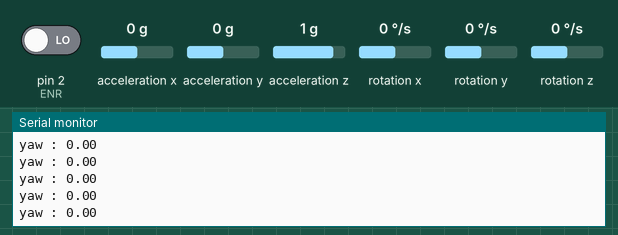
This sketch was run on a simulated Arduino Uno, built with avr-gcc and run on an emulated ATmega328P. Parts: the last lines printed to the serial monitor. Inputs (shaded band) come from the test bench; at power-on: rotation z 0 °/s, pin 2 (ENR) LOW, acceleration x 0 g, acceleration y 0 g, acceleration z 1 g, rotation x 0 °/s, rotation y 0 °/s.

Above: at 3.2 s.
3.3 s: rotation z set to 100 °/s
At 4.2 s:
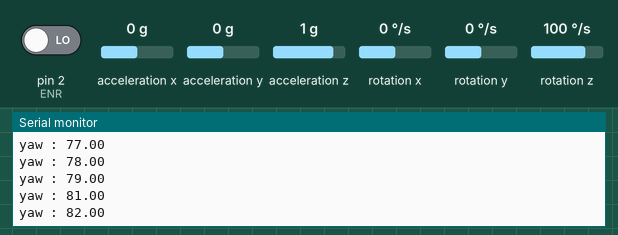
6.3 s: rotation z set to -192 °/s
At 7.1 s:
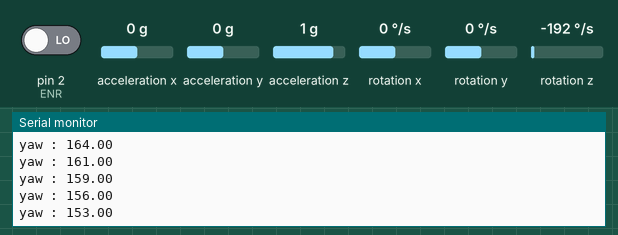
7.8 s: rotation z set to 0 °/s
At 8.8 s:
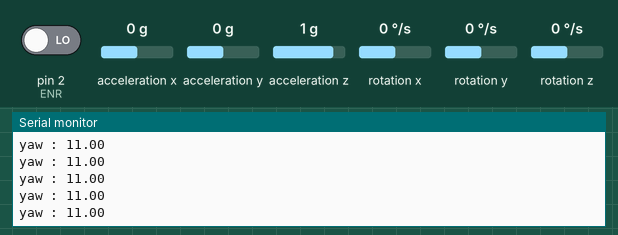
16.8 s: rotation z set to -100 °/s
At 17.5 s:
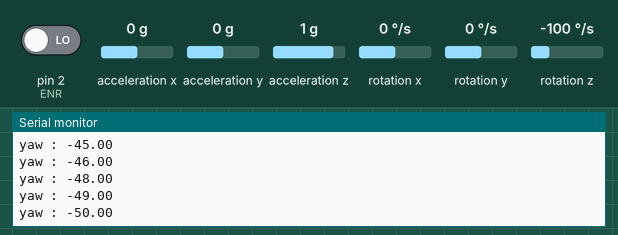
Timing chart, 0 to 19.8 s (numbered marks = the images above; inputs shaded):
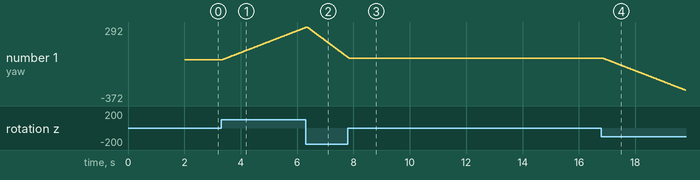

The sketch:

phase_1.ino
```cpp
// Including Libraries:
#include <Wire.h>
#include <MPU6050_light.h>

// IMU:
MPU6050 mpu(Wire);


// H-Bridge Pins
#define   PWR 5
#define   PWL 6
#define   IN1 7
#define   IN2 8
#define   IN3 9
#define   IN4 10


//encoders
#define ENR 2
#define ENL 2

void readEncoder_R();
void readEncoder_L();
void IMU();
void setMotor(int dir, int pwmVal ,int sel, int in1 ,int in2);


unsigned long timer = 0;
float angle=0;

volatile double pos_R;
volatile double pos_L;


void setup()
{

Serial.begin(9600);

pinMode(ENR,INPUT);
digitalWrite(2, HIGH);
attachInterrupt(digitalPinToInterrupt(ENR),readEncoder_R,RISING);

pinMode(ENL,INPUT);
digitalWrite(3, HIGH);
attachInterrupt(digitalPinToInterrupt(ENL),readEncoder_L,RISING);

Wire.begin();
byte status = mpu.begin();
Serial.print(F("MPU6050 status: "));
Serial.println(status);
while(status!=0){ } // stop everything if could not connect to MPU6050

Serial.println(F("Calculating offsets, do not move MPU6050"));
delay(1000);
// mpu.upsideDownMounting = true; // uncomment this line if the MPU6050 is mounted upside-down
mpu.calcOffsets(); // gyro and accelero
Serial.println("Done!\n");

}

void loop()
{
  IMU();

}


// void setMotor(char sel,int pwmVal,int dir){

//   if(dir == 1 && sel =="R"){

//     analogWrite(PWR,pwmVal);
//     digitalWrite(IN1,HIGH);
//     digitalWrite(IN2,LOW);
//   }
//   else if(dir == -1 && sel =="R"){
//     analogWrite(PWR,pwmVal);
//     digitalWrite(IN2,LOW);
//     digitalWrite(in2,HIGH);
//   }
//   else
//   {
//     digitalWrite(in1,LOW);
//     digitalWrite(in2,LOW);
//   }
// }


void readEncoder_R()
{
    pos_R++;
}

void readEncoder_L()
{
    pos_L++;
}

void IMU()
{

   mpu.update();

  if((millis()-timer)>10)
  {
	  Serial.print("yaw : ");
    angle = int(mpu.getAngleZ());
  	Serial.println(angle);
	  timer = millis();
   }
}
```

Measured:
- after the input at 3.3 s, the serial monitor: prints a new line after 0.07 s (image 1)
- after the input at 16.8 s, the serial monitor: prints a new line after 0.07 s (image 4)
- plotted number 1: 0 → 287 after the input at 3.3 s, 11 → -372 after the input at 16.8 s
